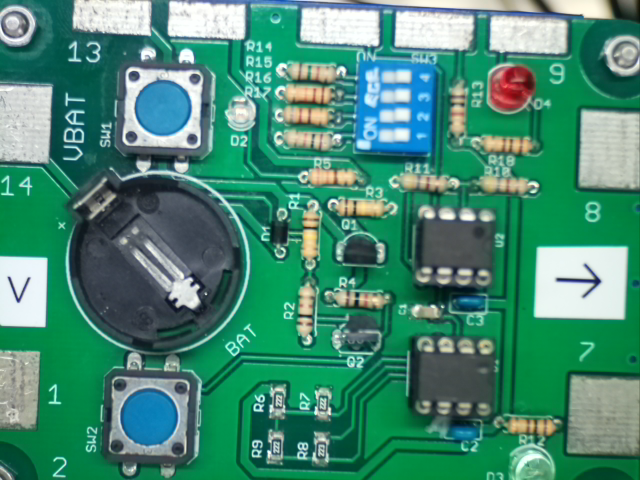
#> input picture 2023_sei1.png, 640 x 480 px
$ python circuitboard_inspection2.py   (older library calls are emulated)
#> lines starting #> are read from the running program, lines starting #| are printed output that depends on the picture; after the words box and inside, x2 and y2 are one past the last pixel; in counts of white or black regions, pixels touching at a corner belong together
# -*- coding: utf-8 -*-

import cv2
import numpy as np

def main():

    src_img = cv2.imread( "2023_sei1.png" )
#> src_img is the input picture: shape (480, 640, 3); mean B, G, R 116.1, 137.7, 70.5
# [20 lines of commented-out code are left out]

    Capture_size_r, Capture_size_c, Capture_size_color = src_img.shape   # 入力画像の高さ、幅、（色）を取得
#> Capture_size_r = 480; Capture_size_c = 640; Capture_size_color = 3

    pixel_mag = 1.0
    pixel_mag = Capture_size_r/480*1.0;	   # 画素数680:480を1.0としたときの入力画像の倍率を求める
#> pixel_mag = 1
    print( pixel_mag )
#| 1.0
#   座標の初期値は画素数640:480を基準として設定

    green_low = 70	# 基板の緑
    green_high = 85
    # 色相範囲(角度)　0～255の範囲でしか表せないため1/2で表す
    blue_low = 100	# パレットの青の色相範囲の下限(角度)　200度
    blue_high = 140	# パレットの青の上限　280度

    # 画像処理
    hsv_img = cv2.cvtColor( src_img, cv2.COLOR_BGR2HSV )	# HSVに変換する。
#> hsv_img: shape (480, 640, 3); mean H, S, V 79.2, 148.1, 142.7
    split_img = cv2.split( hsv_img )

    # 基板有無判定　緑の面積が広かったら基板があるとみなす。
    hue_img = cv2.inRange( split_img[0], green_low, green_high )	# しきい値内の色相を抽出
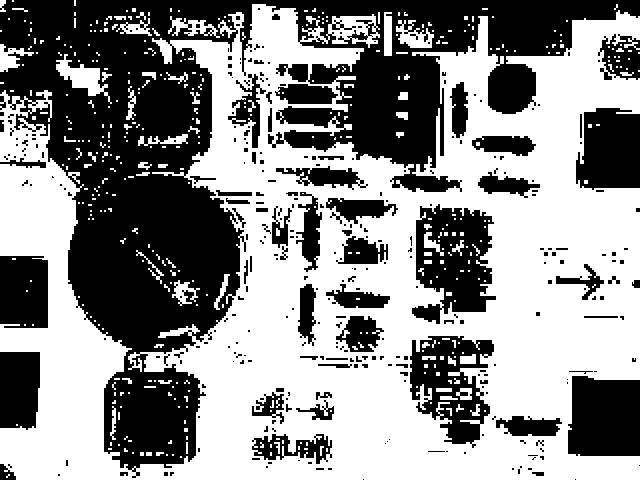
#> hue_img: shape (480, 640); 55.1% white; 315 black regions (239 under 20 px), largest, box (x1, y1, x2, y2) and area: (0, 0, 640, 478) 90338, (412, 204, 496, 324) 6343, (568, 376, 640, 456) 5340
    sat_img = cv2.inRange( split_img[1], 128, 255 )					# しきい値以上の彩度を抽出
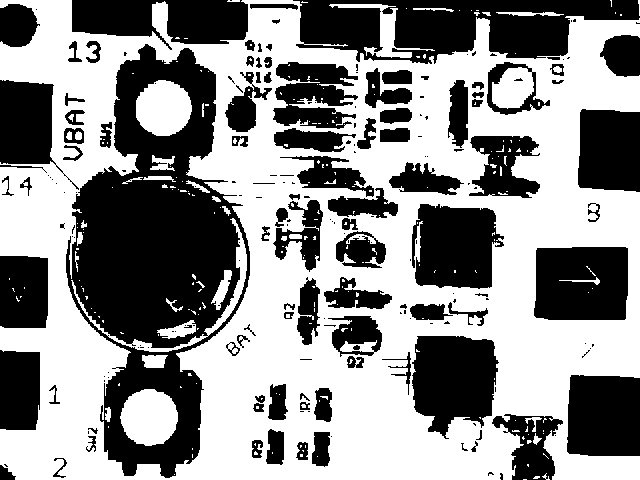
#> sat_img: shape (480, 640); 55.6% white; 202 black regions (106 under 20 px), largest, box (x1, y1, x2, y2) and area: (66, 44, 250, 478) 39463, (293, 0, 640, 64) 14102, (412, 336, 499, 439) 6705
    green_img = cv2.bitwise_and( hue_img, sat_img )					# 色相と彩度のandを取る
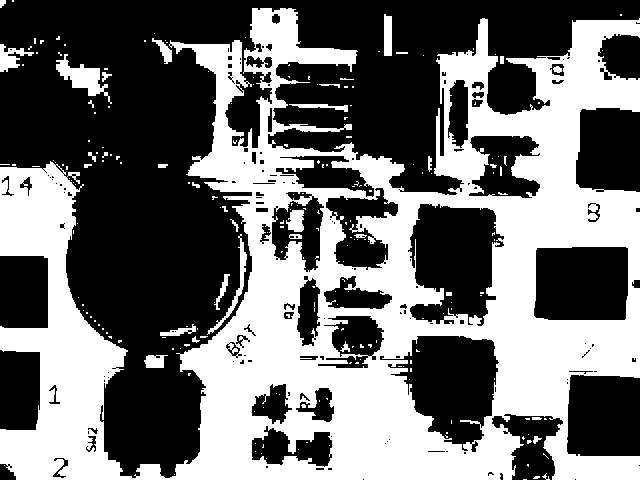
#> green_img: shape (480, 640); 43.4% white; 219 white regions (185 under 20 px), largest, box (x1, y1, x2, y2) and area: (0, 8, 640, 480) 128090, (56, 54, 112, 104) 965, (207, 234, 247, 335) 475
    pixel_sum = cv2.reduce( green_img, 1, cv2.REDUCE_SUM, dtype=cv2.CV_64F )/255	# 各行の和を求める。
#> pixel_sum = 480 values, max 588 at index 478, min 2 at index 6, mean 277.5
    pixel_sum = cv2.reduce( pixel_sum, 0, cv2.REDUCE_SUM, dtype=cv2.CV_64F )		# 各列の和を求める。
#> pixel_sum = [133177]
#   print( "Green pixels number:", pixel_sum[0][0] )
#   cv2.imshow( "hue image", hue_img )
#   cv2.imshow( "saturation image", sat_img )
    cv2.imshow( "green image", green_img )

    cv2.imshow( "source image", src_img )

    if pixel_sum > (90000*pixel_mag**2):	# 緑の面積がある程度以上だったら、
        print( pixel_sum )
#| [[133177.]]
        print( "基板有り" )
    else:
        print( pixel_sum )
        print( "基板無し" )

# パレット有無判定
    hue_img = cv2.inRange( split_img[0], blue_low, blue_high )
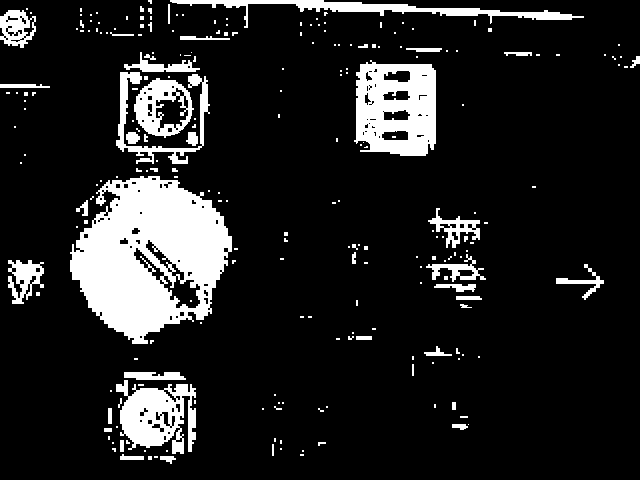
#> hue_img: shape (480, 640); 13.3% white; 234 white regions (183 under 20 px), largest, box (x1, y1, x2, y2) and area: (70, 176, 232, 344) 17248, (354, 60, 436, 156) 5972, (116, 380, 196, 454) 3604
    sat_img = cv2.inRange( split_img[1], 180, 255 )
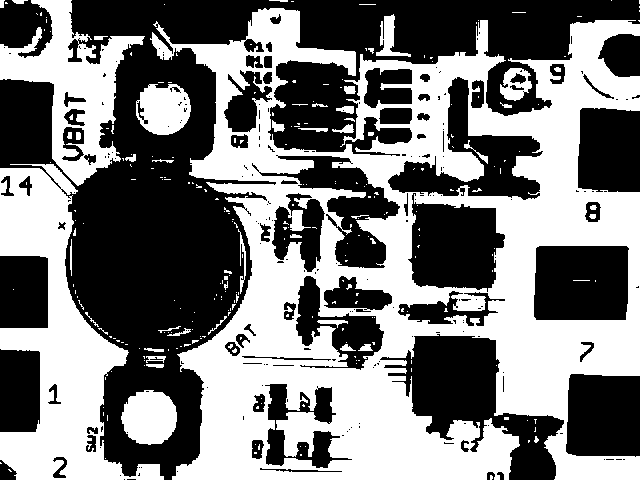
#> sat_img: shape (480, 640); 47.9% white; 270 white regions (224 under 20 px), largest, box (x1, y1, x2, y2) and area: (150, 8, 640, 480) 107789, (0, 164, 164, 480) 20729, (0, 0, 145, 186) 9887
    blue_img = cv2.bitwise_and( hue_img, sat_img )
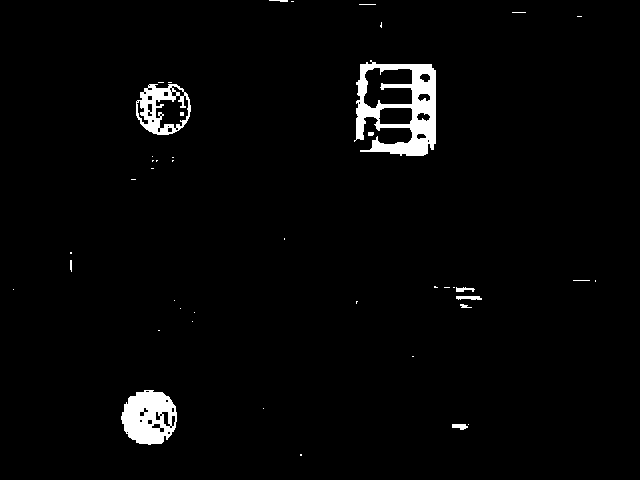
#> blue_img: shape (480, 640); 2.5% white; 43 white regions (33 under 20 px), largest, box (x1, y1, x2, y2) and area: (354, 60, 436, 156) 3862, (121, 390, 177, 445) 2167, (136, 84, 191, 135) 1293
    pixel_sum = cv2.reduce( blue_img, 1, cv2.REDUCE_SUM, dtype=cv2.CV_64F )/255	# 各行の和を求める。
#> pixel_sum = 480 values, max 106 at index 124, min 0 at index 2, mean 16.23
    pixel_sum = cv2.reduce( pixel_sum, 0, cv2.REDUCE_SUM, dtype=cv2.CV_64F )	# 各列の和を求める。
#> pixel_sum = [7789]

    if pixel_sum > (10000.0*pixel_mag**2):	# 青の面積がある程度以上だったら、
        print( pixel_sum )
        print( "パレット有り" )
    else:
        print( pixel_sum )
#| [[7789.]]
        print( "パレット無し" )

#   gray_img = cv2.cvtColor( src_img, cv2.COLOR_BGR2GRAY )		# グレースケールに変換する。
#   zeros = gray_img * 0										# オール0の画像を生成する。
#   split_img = cv2.split( src_img )							# カラー画像をBGRの3枚に分離する。
#   blue_img = cv2.merge( ( split_img[0], zeros, zeros ) )		# 青画像を作成する。
#   green_img = cv2.merge( ( zeros, split_img[1], zeros ) )		# 緑画像を作成する。
#   red_img = cv2.merge( ( zeros, zeros, split_img[2] ) )		# 赤画像を作成する。
#   inverted_img = 255 - gray_img								# 白黒反転する。

# 画像の表示は、デバッグの時だけ行う。
#   cv2.imshow( "source image", src_img )					# 表示する。
#   cv2.imshow( "gray scale image", gray_img )				# 表示する。
#   cv2.imshow( "blue channel image", blue_img )			# 表示する。
#   cv2.imshow( "green channel image", green_img )			# 表示する。
#   cv2.imshow( "red channel image", red_img )				# 表示する。
#   cv2.imshow( "gray scale inverted image", inverted_img )	# 表示する。
#   print( "Result", result )

    cv2.waitKey( 0 )	# 表示のアクションを起こす。
    cv2.destroyAllWindows()

# [7 lines of commented-out code are left out]

if __name__=="__main__":
    main()

$ run again, with 2023_gyaku1.png copied over 2023_sei1.png
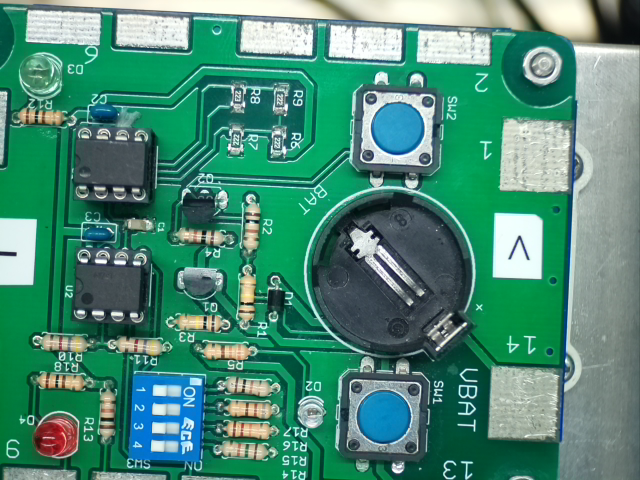
#> input picture 2023_gyaku1.png, 640 x 480 px
#> in main, src_img is the input picture: shape (480, 640, 3); mean B, G, R 118.6, 138.6, 75.2
#| 1.0
#> hsv_img: shape (480, 640, 3); mean H, S, V 78.7, 139.8, 142.7
#> in main, `hue_img = cv2.inRange( split_img[0], green_low, green_high )`:
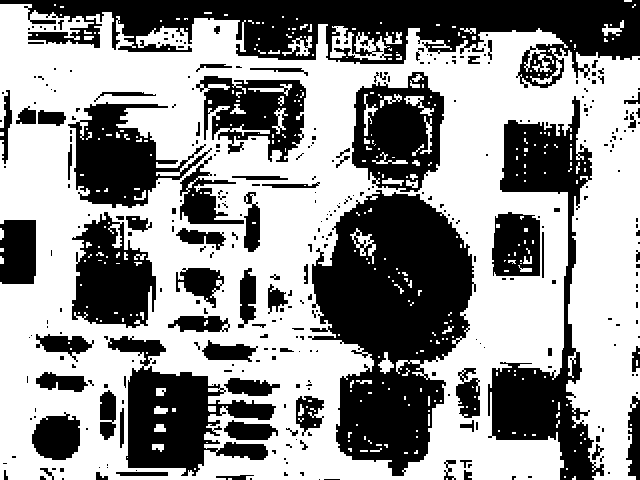
#> hue_img: shape (480, 640); 58% white; 355 black regions (267 under 20 px), largest, box (x1, y1, x2, y2) and area: (308, 190, 476, 476) 28833, (0, 0, 640, 88) 25597, (488, 96, 604, 480) 13939
#> green_img: shape (480, 640); 41% white; 252 white regions (215 under 20 px), largest, box (x1, y1, x2, y2) and area: (0, 4, 576, 480) 122188, (308, 192, 380, 316) 1066, (420, 196, 467, 244) 207
#> in main, `pixel_sum = cv2.reduce( green_img, 1, cv2.REDUCE_SUM, dtype=cv2.CV_64F..`: pixel_sum = 480 values, max 475 at index 73, min 0 at index 0, mean 262.4
#> in main, `pixel_sum = cv2.reduce( pixel_sum, 0, cv2.REDUCE_SUM, dtype=cv2.CV_64F )`: pixel_sum = [125931]
#| [[125931.]]
#> in main, `blue_img = cv2.bitwise_and( hue_img, sat_img )`:
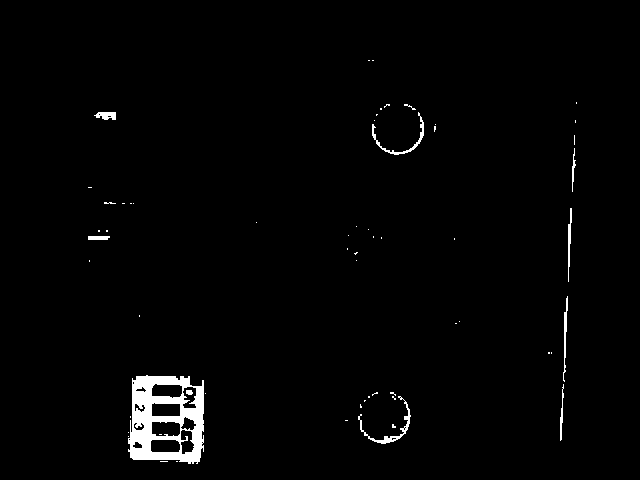
#> blue_img: shape (480, 640); 1.8% white; 60 white regions (49 under 20 px), largest, box (x1, y1, x2, y2) and area: (128, 375, 204, 464) 3918, (358, 396, 411, 444) 314, (372, 112, 424, 155) 257
#> in main, `pixel_sum = cv2.reduce( blue_img, 1, cv2.REDUCE_SUM, dtype=cv2.CV_64F ..`: pixel_sum = 480 values, max 86 at index 436, min 0 at index 0, mean 11.34
#> in main, `pixel_sum = cv2.reduce( pixel_sum, 0, cv2.REDUCE_SUM, dtype=cv2.CV_64F )`: pixel_sum = [5441]
#| [[5441.]]

$ run again, with 2023_ng1.png copied over 2023_sei1.png
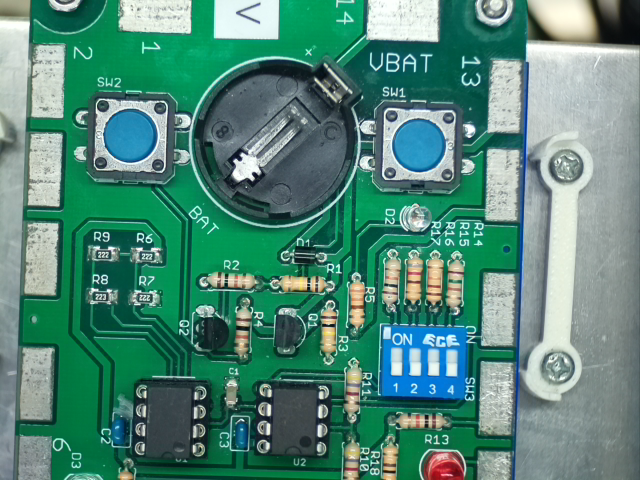
#> input picture 2023_ng1.png, 640 x 480 px
#> in main, src_img is the input picture: shape (480, 640, 3); mean B, G, R 120.6, 135.3, 82.6
#| 1.0
#> hsv_img: shape (480, 640, 3); mean H, S, V 80.5, 125, 139.4
#> in main, `hue_img = cv2.inRange( split_img[0], green_low, green_high )`:
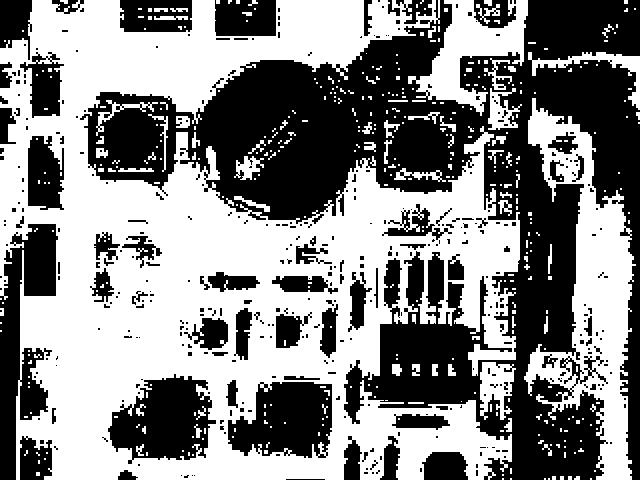
#> hue_img: shape (480, 640); 52.8% white; 381 black regions (296 under 20 px), largest, box (x1, y1, x2, y2) and area: (80, 0, 640, 480) 97755, (0, 224, 58, 480) 7620, (108, 374, 216, 464) 6136
#> green_img: shape (480, 640); 35.3% white; 285 white regions (245 under 20 px), largest, box (x1, y1, x2, y2) and area: (16, 0, 520, 480) 98975, (408, 0, 528, 116) 5271, (468, 344, 516, 376) 558
#> in main, `pixel_sum = cv2.reduce( green_img, 1, cv2.REDUCE_SUM, dtype=cv2.CV_64F..`: pixel_sum = 480 values, max 417 at index 40, min 15 at index 117, mean 225.7
#> in main, `pixel_sum = cv2.reduce( pixel_sum, 0, cv2.REDUCE_SUM, dtype=cv2.CV_64F )`: pixel_sum = [108334]
#| [[108334.]]
#> in main, `blue_img = cv2.bitwise_and( hue_img, sat_img )`:
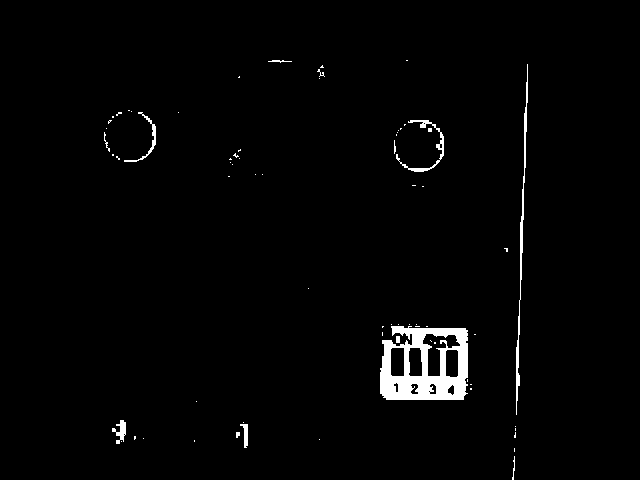
#> blue_img: shape (480, 640); 1.9% white; 70 white regions (57 under 20 px), largest, box (x1, y1, x2, y2) and area: (380, 326, 468, 400) 4026, (516, 64, 528, 415) 710, (396, 120, 444, 172) 344
#> in main, `pixel_sum = cv2.reduce( blue_img, 1, cv2.REDUCE_SUM, dtype=cv2.CV_64F ..`: pixel_sum = 480 values, max 92 at index 377, min 0 at index 0, mean 12.32
#> in main, `pixel_sum = cv2.reduce( pixel_sum, 0, cv2.REDUCE_SUM, dtype=cv2.CV_64F )`: pixel_sum = [5916]
#| [[5916.]]
